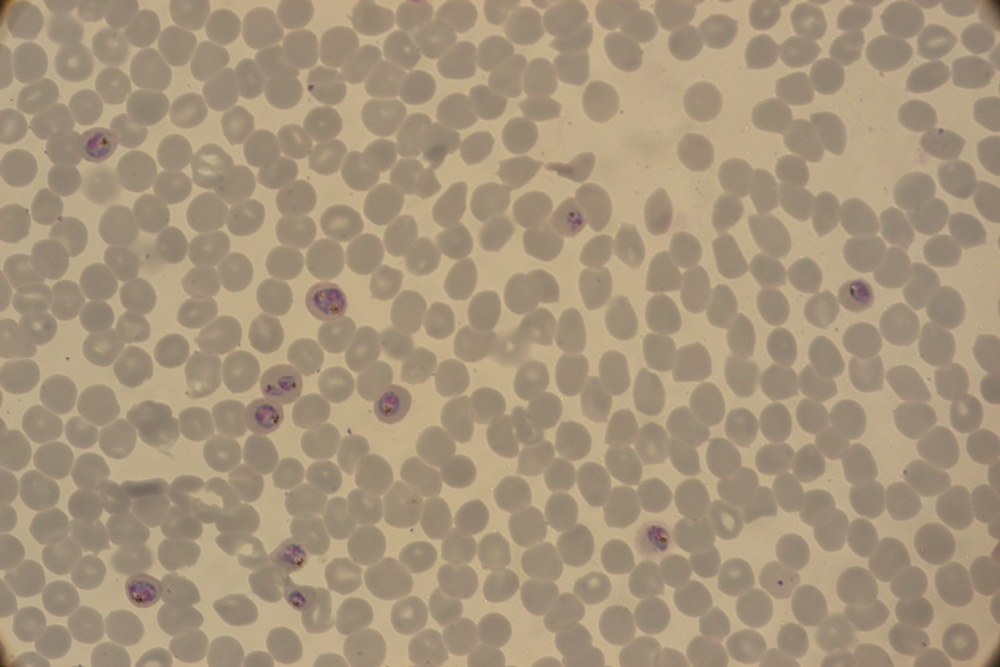
#> input picture sample.jpg, 1000 x 667 px, shrunk from 1416 x 944 before the run
$ python split_image.py --image sample.jpg
#> lines starting #> are read from the running program, lines starting #| are printed output that depends on the picture

from argparse import ArgumentParser, ArgumentDefaultsHelpFormatter
import cv2
import os
import shutil
import copy


parser = ArgumentParser(
    description='Split 1 or more image(s) into parts',
    formatter_class=ArgumentDefaultsHelpFormatter)

# Settings
parser.add_argument("--image",  nargs='+', type=str, help="path for 1 or more image(s) to infer")
parser.add_argument("--input_folder", type=str, default=None, help="path for 1 or more image(s) to infer")
parser.add_argument('--verbose', action='store_true', )
parser.add_argument("--output_folder", type=str, default="patches", help="folder path to sotre the patches")

# Image Settings
parser.add_argument("--split_image_H", type=int, default=2, help="number of horizontal splits")
parser.add_argument("--split_image_V", type=int, default=2, help="number of vertical splits")

parser.add_argument('--remove_empty_pixels', action='store_true', help="keep only the smaller patch. Warning: this will change the aspect ratio")
parser.add_argument("--overlapping_pixels", type=int, default=0, help="amount of overlap between tiles (in pixels)")

args = parser.parse_args()


# if a folder is provided, find all images in this folder
if args.input_folder is not None:
    supported_extensions = ('.jpg', '.jpeg', '.png', '.tiff', '.tif')
    args.image = [os.path.join(args.input_folder, filename) for filename in os.listdir(args.input_folder) if filename.lower().endswith(supported_extensions)]
    # print(args.image)

# loop over list of images
for i_image, image_path in enumerate(args.image):

    # print(image_path)
    img = cv2.imread(image_path)
#> img is the input picture: shape (667, 1000, 3); mean B, G, R 123.4, 148.7, 166.4

    # Dimensions of the image
    sizeX = img.shape[1]
#> sizeX = 1000
    sizeY = img.shape[0]
#> sizeY = 667

    # number of patch per row and column
    nRows = args.split_image_V
    mCols = args.split_image_H


    image_results = {"detection": [], "labels":[]}

    # process patches of images
    for i in range(0, nRows):
        for j in range(0, mCols):
            i_start = max(int(i*sizeY/nRows) - args.overlapping_pixels, 0)
            i_end = min(int((i+1)*sizeY/nRows) + args.overlapping_pixels, sizeY)
            j_start = max(int(j*sizeX/mCols) - args.overlapping_pixels, 0)
            j_end = min(int((j+1)*sizeX/mCols)+ args.overlapping_pixels, sizeX)

            if args.remove_empty_pixels:
                roi = img[i_start:i_end ,j_start:j_end]
            else:
                roi = copy.deepcopy(img)
                roi[:i_start ,:] = 0
                roi[i_end: ,:] = 0
                roi[: ,:j_start] = 0
                roi[: ,j_end:] = 0

            filename, file_extension = os.path.splitext(image_path)

            # print(f"{filename}_{i}{j}{file_extension}")
            patch_path = os.path.join(args.output_folder, f"{os.path.basename(filename)}_{str(i)}{str(j)}{file_extension}")
            os.makedirs(os.path.dirname(patch_path), exist_ok=True)
            cv2.imwrite(patch_path, roi)
#> this loop made 2 passes
#> pass 1, `cv2.imwrite(patch_path, roi)`:
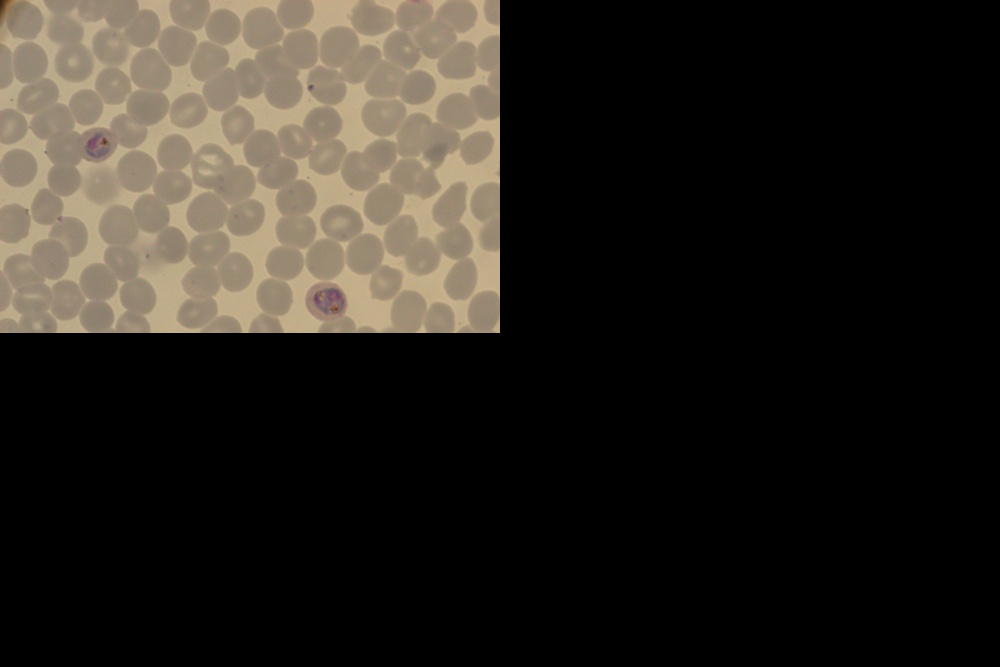
#> saved as sample_00.jpg: shape (667, 1000, 3); mean B, G, R 30.6, 36.9, 41.3
#> pass 1, `cv2.imwrite(patch_path, roi)`:
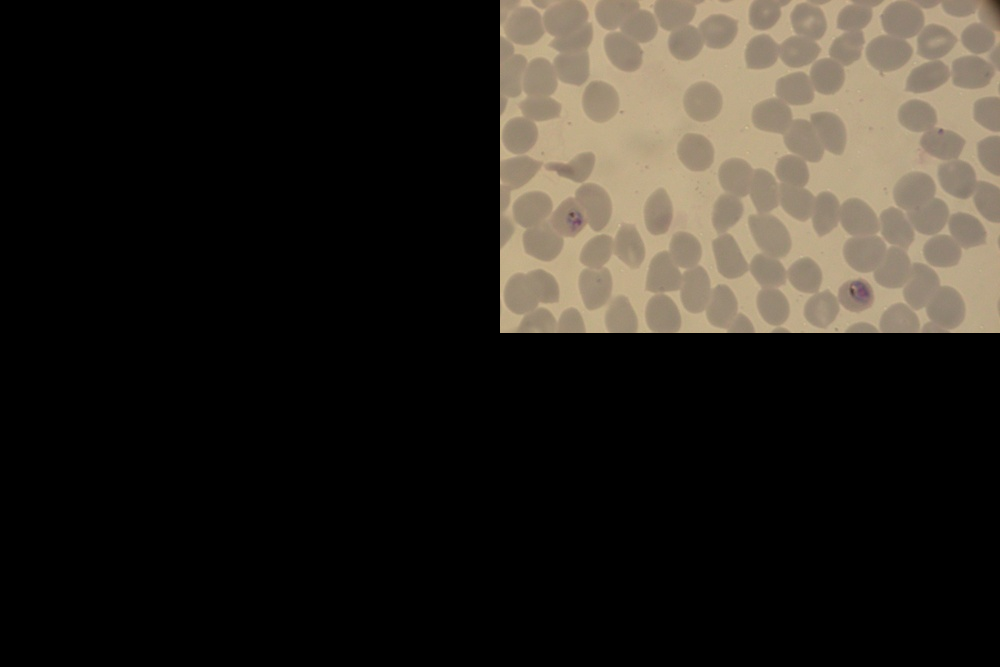
#> saved as sample_01.jpg: shape (667, 1000, 3); mean B, G, R 31.5, 38, 42.6
#> pass 2, `cv2.imwrite(patch_path, roi)`:
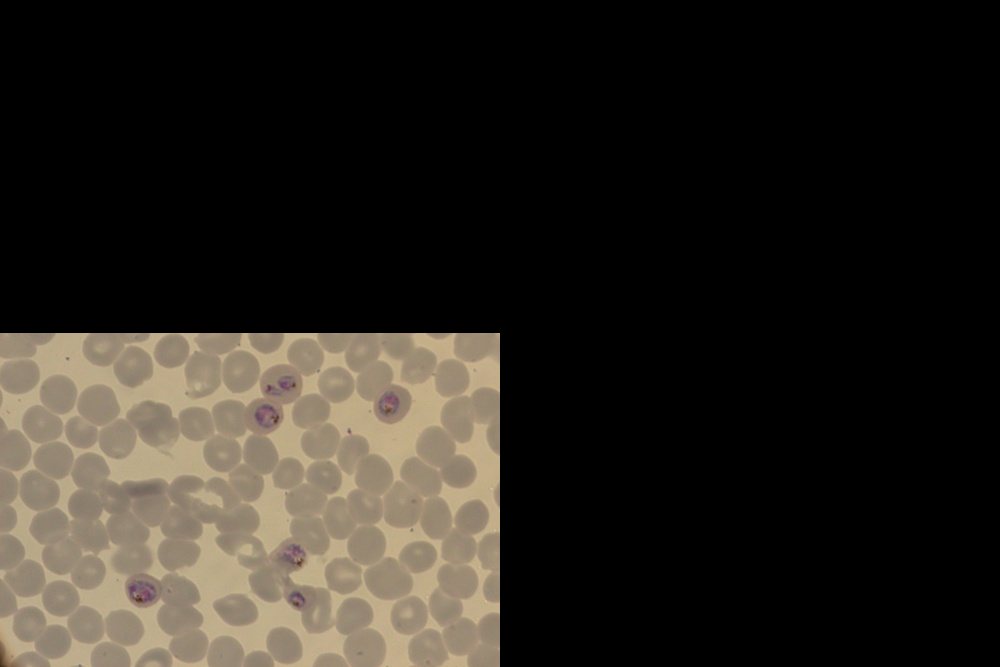
#> saved as sample_10.jpg: shape (667, 1000, 3); mean B, G, R 30.6, 37, 41.3
#> pass 2, `cv2.imwrite(patch_path, roi)`:
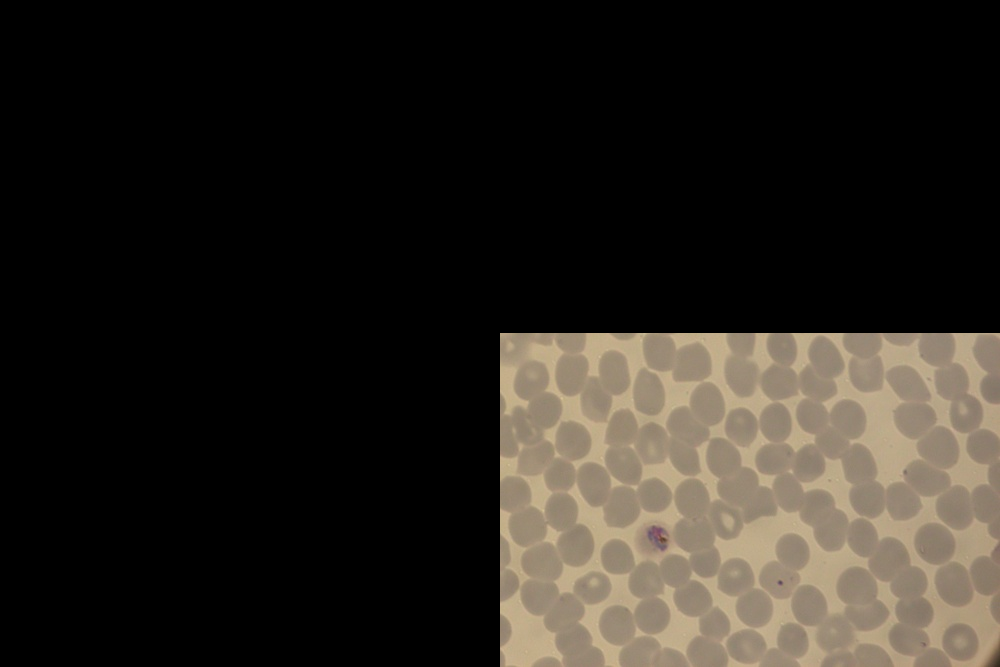
#> saved as sample_11.jpg: shape (667, 1000, 3); mean B, G, R 30.6, 36.8, 41.2
